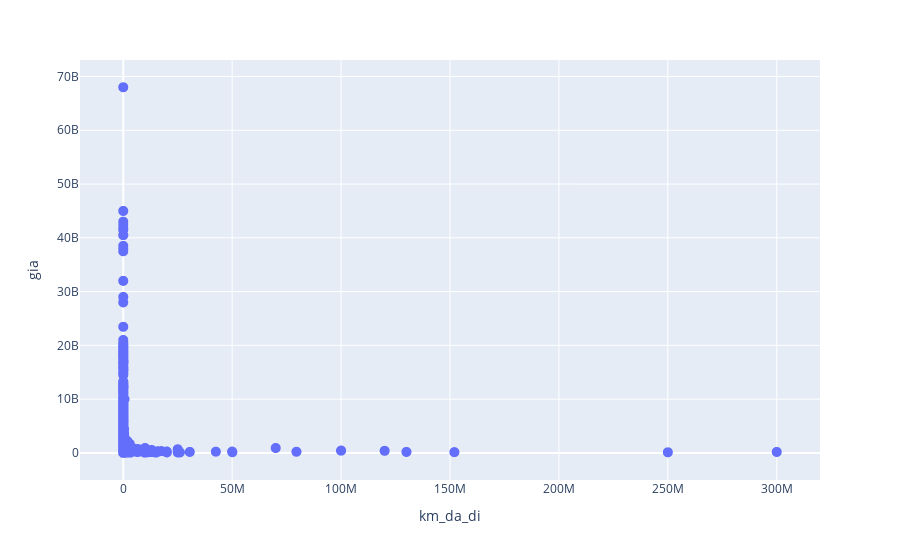

Write notebook code for a chart like this one.
### Code cell
df = df[df.km_da_di < 1e9]
import plotly.express as px
fig = px.scatter(df, y="gia", x="km_da_di")
fig.update_traces(marker_size=10)
fig.show()

### Figure 1 — Plotly figure (JSON) as saved in the notebook; plotly's stock layout.template omitted (floating-point values rounded to 4 significant figures; data arrays with more than 128 entries replaced by an {"elided": "..."} marker saying what was removed)
{"data": [{"hovertemplate": "km_da_di=%{x}<br>gia=%{y}<extra></extra>", "legendgroup": "", "marker": {"color": "#636efa", "size": 10, "symbol": "circle"}, "mode": "markers", "name": "", "showlegend": false, "type": "scattergl", "x": {"elided": "41136 int values"}, "xaxis": "x", "y": {"elided": "41136 int values"}, "yaxis": "y"}], "layout": {"legend": {"tracegroupgap": 0}, "margin": {"t": 60}, "xaxis": {"anchor": "y", "domain": [0, 1], "title": {"text": "km_da_di"}}, "yaxis": {"anchor": "x", "domain": [0, 1], "title": {"text": "gia"}}}}
